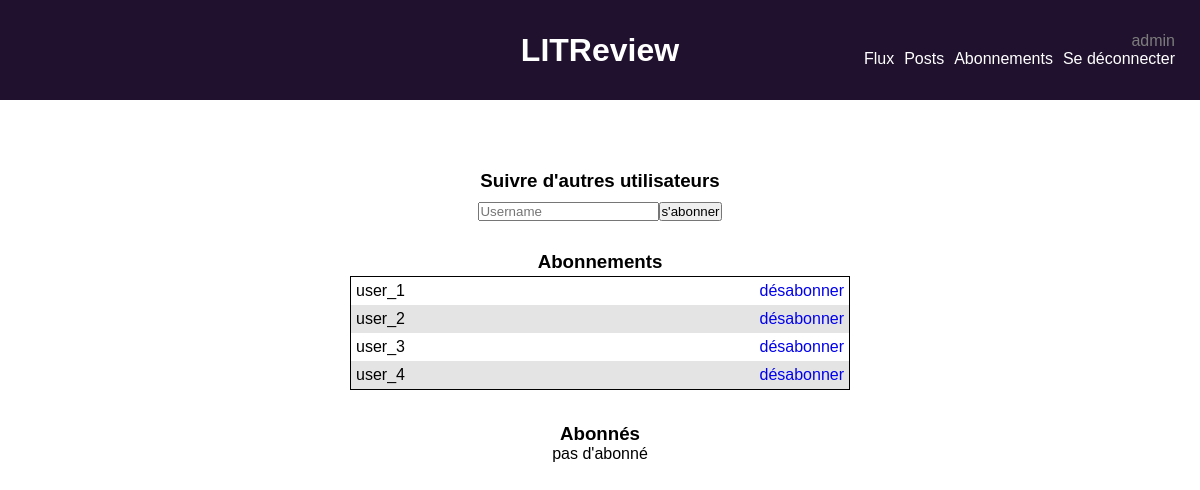
/follows/follow/ (signed in), run on the app's committed database.
### follow_sys/models.py (models this page shows)
class UserFollows(models.Model):
    user = models.ForeignKey(
        to=settings.AUTH_USER_MODEL,
        on_delete=models.CASCADE,
        related_name="following",
    )
    followed_user = models.ForeignKey(
        to=settings.AUTH_USER_MODEL,
        on_delete=models.CASCADE,
        related_name="followed_by",
    )
    class Meta:
        constraints = [
            models.UniqueConstraint(
                fields=["user", "followed_user"], name="unique_followers"
            )
        ]

### follow_sys/views.py (the view, shortened to what this page needs)
# urls.py: path("follow/", views.Subscriptions.as_view(), name="subscriptions"),
class Subscriptions(generic.ListView):
    template_name = "follow_sys/follow.html"
    def get(self, request):
        follow_form = FollowUserForm()
        current_user = request.user
        subscriptions = list(UserFollows.objects.filter(user=current_user))
        subscribers = [
            sub.user
            for sub in UserFollows.objects.filter(followed_user=current_user)
        ]
        context = {
            "follow_form": follow_form,
            "subscriptions": subscriptions,
            "subscribers": subscribers,
        }
        return render(request, "follow_sys/follow.html", context=context)

### follow_sys/forms.py
class FollowUserForm(forms.ModelForm):
    class Meta:
        model = models.UserFollows
        fields = ["user", "followed_user"]
        widgets = {
            "followed_user": forms.TextInput(attrs={"placeholder": "Username"})
        }

### follow_sys/templates/follow_sys/follow.html (shortened to what this page needs)
{% extends 'base.html' %}
{% block content %}
   <div class="follow_table">
      <h3>Suivre d'autres utilisateurs</h3>
      <form method="post">
         {{ follow_form.followed_user }}
         <button type="submit">s'abonner</button>
      </form>
   </div>
   <div class="follow_table">
      <h3>Abonnements</h3>
      {% if subscriptions %}
      <table>
         {% for sub in subscriptions %}
         <tr>
            <td>
               {{ sub.followed_user.username }}
            </td>
            <td>
               <a href="{% url 'follow_sys:delete-subscription' sub.followed_user.id %}">désabonner</a>
            </td>
         </tr>
         {% endfor %}
      </table>
      {% else %}
      <p>pas d'abonnement</p>
      {% endif %}
   </div>
   <div class="follow_table">
      <h3>Abonnés</h3>
      {% if subscribers %}
      <table>
         {% for subscriber in subscribers %}
         <tr>
            <td>
               {{ subscriber.username }}
            </td>
         </tr>
         {% endfor %}
      </table>
      {% else %}
         <p>pas d'abonné</p>
      {% endif %}
   </div>
{% endblock content %}

### templates/base.html (shortened to what this page needs)
{% load static %}
<!DOCTYPE html>
<html lang="en">
<head>
    <link rel="stylesheet" href="{% static '/styles.css' %}" />
</head>
<body>
    <header>
        <h1>LITReview</h1>
        {% if user.is_authenticated %}
        <nav class="nav_bar">
            <p id="username">{{ user }}</p>
            <ul>
                <li>
                    <a href="{% url 'publications:feed' %}">Flux</a>
                </li>
                <li>
                    <a href="{% url 'publications:posts' %}">Posts</a>
                </li>
                <li>
                    <a href="{% url 'follow_sys:subscriptions' %}">Abonnements</a>
                </li>
                <li>
                    <a href="{% url 'logout' %}">Se déconnecter</a>
                </li>
            </ul>
        </nav>
        {% endif %}
    </header>
    <main>
        <div class="container">
            {% block content %}
            {% endblock %}
        </div>
    </main>
</body>
</html>

### static/styles.css (style rules this page uses)
* { margin: 0%; padding: 0%; }
html { font-family: Verdana, Tahoma, sans-serif; }
body { display: grid; }
a:link, a:visited { text-decoration: none; }
header { position: fixed; display: flex; width: 100%; height: 100px; background-color: rgb(32, 17, 46); color: white; align-items: center; }
header>h1 { text-align: center; flex: 1 0 auto; }
.nav_bar { position: absolute; right: 0; display: flex; flex-direction: column; align-items: flex-end; margin-right: 25px; }
#username { color: rgb(124, 124, 124); }
ul { display: flex; flex-direction: row; justify-content: space-between; }
li { margin-left: 10px; list-style: none; }
li>a { color: white; }
main { display: flex; margin-top: 110px; }
.container { margin: 30px auto; display: flex; flex-direction: column; align-self: center; align-items: center; justify-content: center; width: 50%; max-width: 80%; width: fit-content; }
form>p, button { display: flex; flex-direction: column; margin-top: 10px; }
form>button { align-self: flex-end; }
.follow_table { display: flex; flex-direction: column; align-items: center; width: 500px; justify-content: center; margin-top: 30px; }
.follow_table>form { display: flex; flex-direction: row; align-items: flex-end; }
.follow_table table { table-layout: auto; border-collapse: collapse; width: 100%; border: 1px solid; margin: 3px; }
.follow_table tr:nth-child(even) { background-color: rgb(228, 228, 228); }
.follow_table td { padding: 5px; }
.follow_table td:nth-child(odd) { text-align: left; }
.follow_table td:nth-child(even) { text-align: right; }

### data on the page
UserFollows: followed_user.username "user_1"
UserFollows: followed_user.username "user_2"
UserFollows: followed_user.username "user_3"
UserFollows: followed_user.username "user_4"

### other printed values
{{ user }} "admin"
